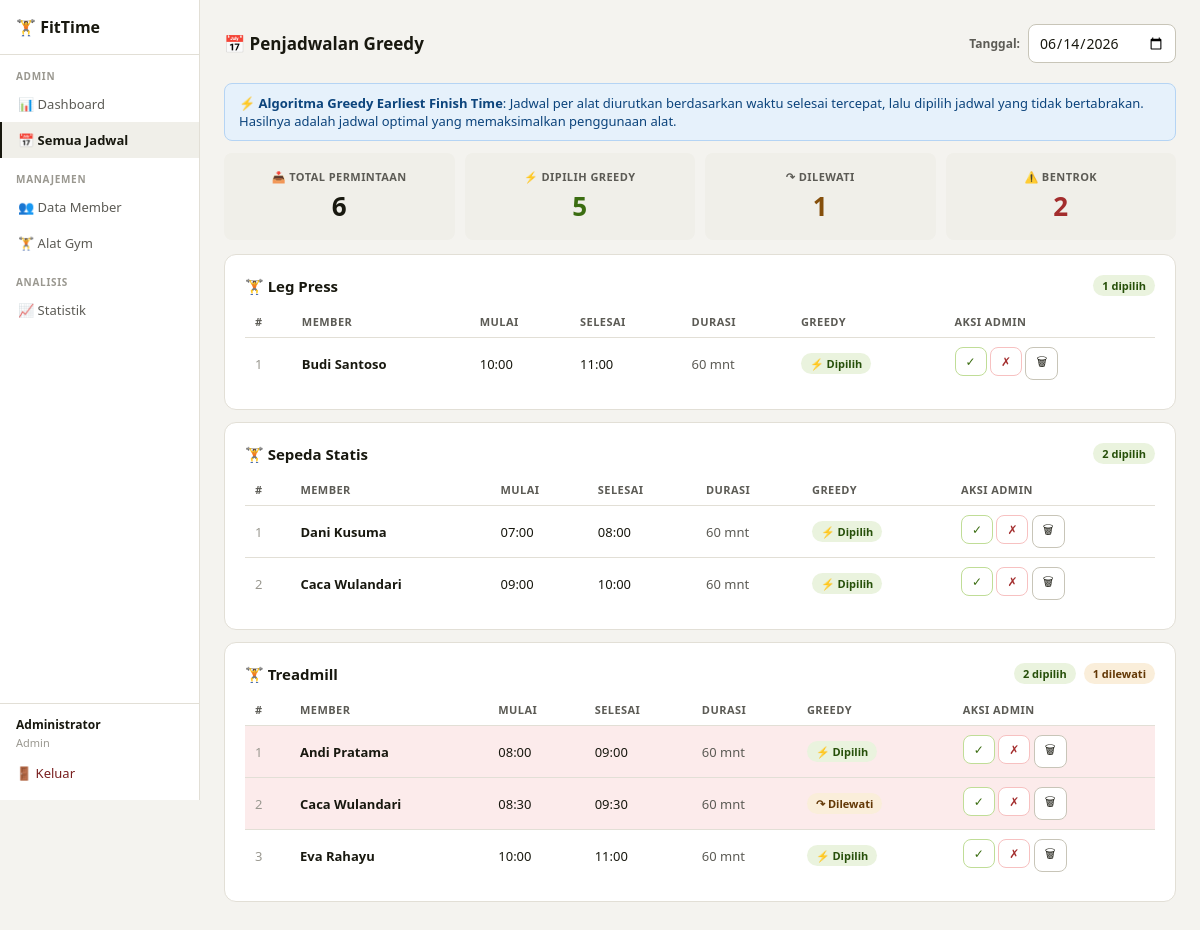
The page /admin/jadwal (signed in) on the database its author committed.
### tables this page shows
CREATE TABLE jadwal (
            id INTEGER PRIMARY KEY AUTOINCREMENT,
            user_id INTEGER NOT NULL,
            alat_id INTEGER NOT NULL,
            tanggal TEXT NOT NULL,
            jam_mulai TEXT NOT NULL,
            jam_selesai TEXT NOT NULL,
            catatan TEXT,
            status TEXT DEFAULT 'pending',  -- pending, approved, rejected, clash
            created_at TEXT DEFAULT (datetime('now','localtime')),
            FOREIGN KEY (user_id) REFERENCES users(id),
            FOREIGN KEY (alat_id) REFERENCES alat_gym(id)
        );

CREATE TABLE alat_gym (
            id INTEGER PRIMARY KEY AUTOINCREMENT,
            nama TEXT UNIQUE NOT NULL,
            deskripsi TEXT,
            kapasitas INTEGER DEFAULT 1,
            aktif INTEGER DEFAULT 1
        );

CREATE TABLE users (
            id INTEGER PRIMARY KEY AUTOINCREMENT,
            username TEXT UNIQUE NOT NULL,
            password TEXT NOT NULL,
            role TEXT NOT NULL DEFAULT 'member',  -- 'admin' or 'member'
            nama_lengkap TEXT,
            email TEXT,
            no_hp TEXT,
            tanggal_lahir TEXT,
            jenis_kelamin TEXT,
            berat_badan REAL,
            tinggi_badan REAL,
            tujuan_latihan TEXT,
            created_at TEXT DEFAULT (datetime('now','localtime'))
        );

### app.py (the view)
@app.route('/admin/jadwal')
@login_required('admin')
def admin_jadwal():
    tanggal = request.args.get('tanggal', date.today().isoformat())
    with get_db() as db:
        rows = db.execute('''
            SELECT j.*,u.nama_lengkap as nama,a.nama as alat_nama
            FROM jadwal j JOIN users u ON j.user_id=u.id JOIN alat_gym a ON j.alat_id=a.id
            WHERE j.tanggal=? ORDER BY a.nama, j.jam_mulai
        ''',(tanggal,)).fetchall()
        clashes = detect_clashes_for_date(db, tanggal)
        jadwal_list = [dict(r) for r in rows]
        greedy = greedy_schedule(jadwal_list)
        return render_template('admin_jadwal.html', rows=rows, clashes=clashes,
            greedy=greedy, tanggal=tanggal)

### app.py (called while the page is built)
def get_db():
    conn = sqlite3.connect(DB)
    conn.row_factory = sqlite3.Row
    return conn

def to_min(t):
    h,m = map(int,t.split(':'))
    return h*60+m

def detect_clashes_for_date(db, tanggal):
    rows = db.execute('''
        SELECT j.id, j.jam_mulai, j.jam_selesai, j.alat_id, u.nama_lengkap as nama
        FROM jadwal j JOIN users u ON j.user_id=u.id
        WHERE j.tanggal=? ORDER BY j.alat_id, j.jam_mulai
    ''', (tanggal,)).fetchall()
    clashes = set()
    for i in range(len(rows)):
        for k in range(i+1,len(rows)):
            a,b = rows[i],rows[k]
            if a['alat_id']!=b['alat_id']: continue
            if to_min(a['jam_mulai'])<to_min(b['jam_selesai']) and to_min(b['jam_mulai'])<to_min(a['jam_selesai']):
                clashes.add(a['id']); clashes.add(b['id'])
    return clashes

def greedy_schedule(jadwal_list):
    from itertools import groupby
    result = {}
    by_alat = {}
    for j in jadwal_list:
        by_alat.setdefault(j['alat_nama'],[]).append(j)
    for alat,items in by_alat.items():
        sorted_items = sorted(items, key=lambda x: to_min(x['jam_selesai']))
        selected = []; last_end = -1
        for it in sorted_items:
            if to_min(it['jam_mulai']) >= last_end:
                selected.append(it['id']); last_end = to_min(it['jam_selesai'])
        result[alat] = result[alat] = {'jadwal': sorted_items, 'selected': selected}
    return result

def login_required(role=None):
    from functools import wraps
    def decorator(f):
        @wraps(f)
        def wrapped(*args,**kwargs):
            if 'user_id' not in session:
                flash('Silakan login terlebih dahulu.','warning')
                return redirect(url_for('login'))
            if role and session.get('role') != role:
                flash('Akses ditolak.','danger')
                return redirect(url_for('dashboard'))
            return f(*args,**kwargs)
        return wrapped
    return decorator

### templates/admin_jadwal.html (shortened to what this page needs)
{% extends 'base.html' %}
{% block content %}
<div class="page-header">
  <div class="page-title">📅 Penjadwalan Greedy</div>
  <div style="display:flex;gap:8px;align-items:center;flex-wrap:wrap">
    <form method="GET" style="display:flex;gap:8px;align-items:center">
      <label style="font-size:12px;color:var(--text2);font-weight:700">Tanggal:</label>
      <input type="date" name="tanggal" value="{{ tanggal }}" style="width:auto" onchange="this.form.submit()" />
    </form>
  </div>
</div>
<div class="alert alert-info" style="margin-bottom:12px">
  ⚡ <strong>Algoritma Greedy Earliest Finish Time</strong>: Jadwal per alat diurutkan berdasarkan waktu selesai tercepat, lalu dipilih jadwal yang tidak bertabrakan. Hasilnya adalah jadwal optimal yang memaksimalkan penggunaan alat.
</div>
{% if rows %}
{% set total_pick = namespace(n=0) %}
{% set total_skip = namespace(n=0) %}
{% for alat_nama, data in greedy.items() %}
  {% set total_pick.n = total_pick.n + data.selected|length %}
  {% set total_skip.n = total_skip.n + data.jadwal|length - data.selected|length %}
{% endfor %}
<div class="grid-4" style="margin-bottom:14px">
  <div class="stat-card"><div class="stat-lbl">📥 Total Permintaan</div><div class="stat-val">{{ rows|length }}</div></div>
  <div class="stat-card"><div class="stat-lbl">⚡ Dipilih Greedy</div><div class="stat-val" style="color:var(--green)">{{ total_pick.n }}</div></div>
  <div class="stat-card"><div class="stat-lbl">↷ Dilewati</div><div class="stat-val" style="color:var(--amber)">{{ total_skip.n }}</div></div>
  <div class="stat-card"><div class="stat-lbl">⚠️ Bentrok</div><div class="stat-val" style="color:{% if clashes %}var(--red){% else %}var(--green){% endif %}">{{ clashes|length }}</div></div>
</div>
{% for alat_nama, data in greedy.items() %}
<div class="card" style="margin-bottom:12px">
  <div style="display:flex;align-items:center;justify-content:space-between;margin-bottom:10px;flex-wrap:wrap;gap:8px">
    <div style="font-size:15px;font-weight:800">🏋️ {{ alat_nama }}</div>
    <div style="display:flex;gap:8px;align-items:center">
      <span class="badge b-ok">{{ data.selected|length }} dipilih</span>
      {% if data.jadwal|length - data.selected|length > 0 %}
      <span class="badge b-warn">{{ data.jadwal|length - data.selected|length }} dilewati</span>
      {% endif %}
    </div>
  </div>
  <table><thead><tr><th>#</th><th>Member</th><th>Mulai</th><th>Selesai</th><th>Durasi</th><th>Greedy</th><th>Aksi Admin</th></tr></thead><tbody>
  {% for j in data.jadwal %}
  <tr {% if j.id in clashes %}style="background:var(--red-bg)"{% endif %}>
    <td style="color:var(--text3)">{{ loop.index }}</td>
    <td><strong>{{ j.nama }}</strong></td>
    <td>{{ j.jam_mulai }}</td>
    <td>{{ j.jam_selesai }}</td>
    <td style="color:var(--text2)">
      {% set dur_h = j.jam_selesai[:2]|int %}{% set dur_m = j.jam_selesai[3:]|int %}
      {% set mul_h = j.jam_mulai[:2]|int %}{% set mul_m = j.jam_mulai[3:]|int %}
      {{ dur_h*60+dur_m - mul_h*60-mul_m }} mnt
    </td>
    <td>
      {% if j.id in data.selected %}
        <span class="badge b-ok">⚡ Dipilih</span>
      {% else %}
        <span class="badge b-warn">↷ Dilewati</span>
      {% endif %}
    </td>
    <td style="white-space:nowrap">
      <form method="POST" action="{{ url_for('approve_jadwal', jid=j.id) }}" style="display:inline" onsubmit="return confirm('Setujui jadwal ini?')">
        <button type="submit" class="btn btn-sm btn-success">✓</button>
      </form>
      <form method="POST" action="{{ url_for('reject_jadwal', jid=j.id) }}" style="display:inline" onsubmit="return confirm('Tolak jadwal ini?')">
        <button type="submit" class="btn btn-sm btn-danger">✗</button>
      </form>
      <a href="{{ url_for('hapus_jadwal_admin', jid=j.id) }}" class="btn btn-sm" onclick="return confirm('Hapus jadwal ini?')" title="Hapus">🗑</a>
    </td>
  </tr>
  {% endfor %}
  </tbody></table>
</div>
{% endfor %}
{% else %}
<div class="card"><div class="empty">Tidak ada jadwal untuk tanggal {{ tanggal }}.</div></div>
{% endif %}
{% endblock %}

### templates/base.html (style rules this page uses)
:root { --bg:#f4f3ef;--surface:#fff;--surface2:#f0efe9;--border:#e2dfd6;--border2:#c8c5b8; --text:#18180f;--text2:#5c5b55;--text3:#9a9890; --blue:#185FA5;--blue-bg:#e6f1fb;--blue-t:#0c447c; --green:#3B6D11;--green-bg:#eaf3de;--green-t:#27500a; --red:#A32D2D;--red-bg:#fcebeb;--red-t:#791f1f; --amber:#854F0B;--amber-bg:#faeeda;--amber-t:#633806; --r:8px;--rl:12px; }
* { box-sizing:border-box;margin:0;padding:0 }
body { font-family:'Segoe UI',system-ui,sans-serif;background:var(--bg);color:var(--text);font-size:14px;min-height:100vh }
a { color:var(--blue);text-decoration:none }
input,select,textarea,button { font-family:inherit;font-size:14px }
input,select,textarea { padding:8px 10px;border:1px solid var(--border2);border-radius:var(--r);background:var(--surface);color:var(--text);outline:none;width:100%;transition:border .15s }
button,.btn { cursor:pointer;border-radius:var(--r);border:1px solid var(--border2);background:var(--surface);color:var(--text);padding:8px 16px;display:inline-flex;align-items:center;gap:6px;font-weight:500;font-size:13px;transition:all .15s;text-decoration:none }
.btn-danger { color:var(--red);border-color:#f7c1c1 }
.btn-success { color:var(--green);border-color:#c0dd97 }
.btn-sm { padding:5px 10px;font-size:12px }
.card { background:var(--surface);border:1px solid var(--border);border-radius:var(--rl);padding:1.25rem }
.badge { display:inline-flex;align-items:center;gap:3px;padding:3px 9px;border-radius:99px;font-size:11px;font-weight:600 }
.b-ok { background:var(--green-bg);color:var(--green-t) }
.b-warn { background:var(--amber-bg);color:var(--amber-t) }
.alert { padding:10px 14px;border-radius:var(--r);font-size:13px;margin-bottom:12px }
.alert-info { background:var(--blue-bg);color:var(--blue-t);border:1px solid #b5d4f4 }
table { width:100%;border-collapse:collapse;font-size:13px }
th { text-align:left;padding:8px 10px;font-size:11px;font-weight:700;color:var(--text2);border-bottom:1px solid var(--border);text-transform:uppercase;letter-spacing:.04em }
td { padding:9px 10px;border-bottom:1px solid var(--border);vertical-align:middle }
tr:last-child td { border-bottom:none }
.grid-4 { display:grid;grid-template-columns:repeat(4,1fr);gap:10px }
.stat-card { background:var(--surface2);border-radius:var(--r);padding:1rem;text-align:center }
.stat-lbl { font-size:11px;color:var(--text2);margin-bottom:4px;font-weight:700;text-transform:uppercase;letter-spacing:.04em }
.stat-val { font-size:26px;font-weight:700 }
.page-header { display:flex;align-items:center;justify-content:space-between;margin-bottom:1.25rem;flex-wrap:wrap;gap:8px }
.page-title { font-size:17px;font-weight:800;color:var(--text);display:flex;align-items:center;gap:8px }

### rows shown on the page
jadwal: nama "Leg Press", selected|length "1", nama "Budi Santoso", jam_mulai "10:00", jam_selesai "11:00", dur_h "60", shows "⚡ Dipilih"
jadwal: nama "Sepeda Statis", selected|length "2", nama "Dani Kusuma", jam_mulai "07:00", jam_selesai "08:00", dur_h "60", shows "⚡ Dipilih"
jadwal: nama "Caca Wulandari", jam_mulai "09:00", jam_selesai "10:00", dur_h "60", shows "⚡ Dipilih"
jadwal: nama "Treadmill", selected|length "2", jadwal|length "1", nama "Andi Pratama", jam_mulai "08:00", jam_selesai "09:00", dur_h "60", shows "⚡ Dipilih"
jadwal: nama "Caca Wulandari", jam_mulai "08:30", jam_selesai "09:30", dur_h "60", shows "↷ Dilewati"
jadwal: nama "Eva Rahayu", jam_mulai "10:00", jam_selesai "11:00", dur_h "60", shows "⚡ Dipilih"

### other values the page prints
{{ session.nama }} "Administrator"
{{ session.role|capitalize }} "Admin"
{{ rows|length }} "6"
{{ total_pick.n }} "5"
{{ total_skip.n }} "1"
{{ clashes|length }} "2"
